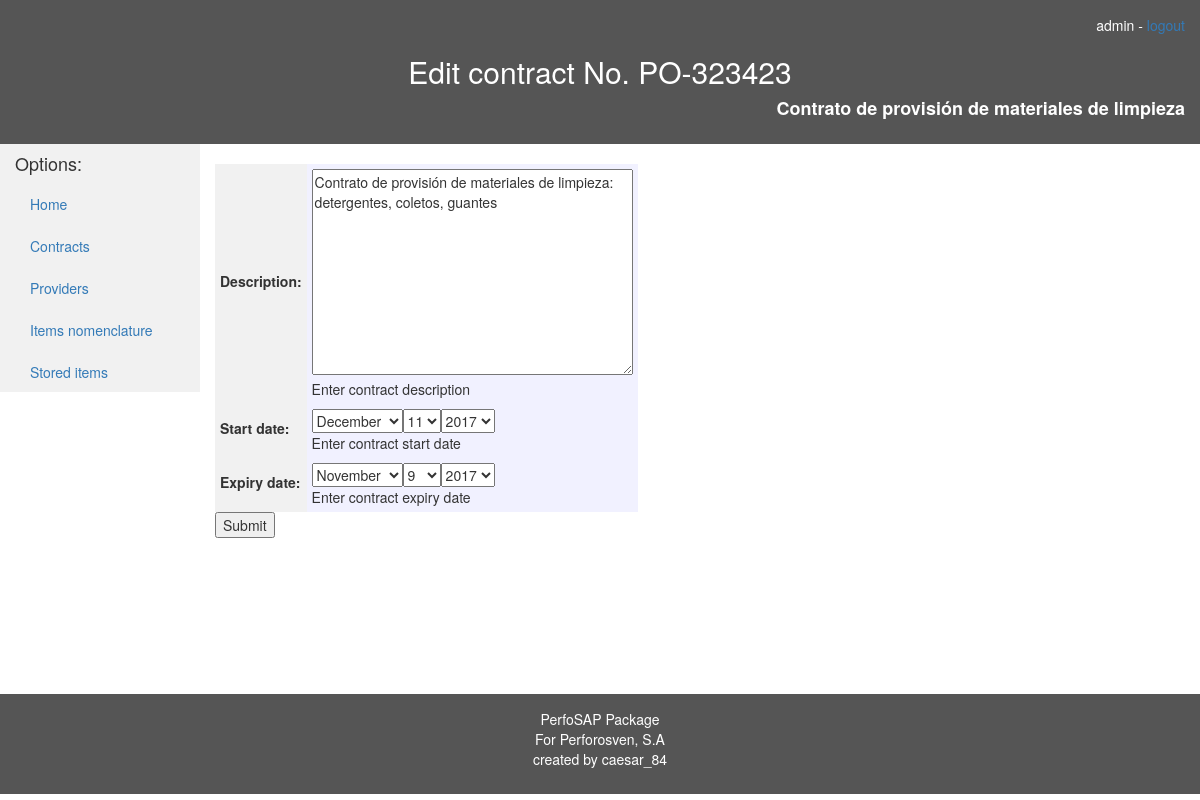
/almacen/contract/3/edit (signed in), run on the app's committed database.
### almacen/models.py (models this page shows, shortened)
class Contract(models.Model):
    name = models.CharField(max_length=100, help_text="Name")
    number = models.CharField(max_length=50, help_text="Contract number")
    description = models.TextField(help_text="Contract description")
    start_date = models.DateField(help_text="Start date")
    expiry_date = models.DateField(help_text="Expiry date")
    class Meta:
        ordering = ["-expiry_date", "start_date", "name"]

### almacen/views.py (the view)
# urls.py: url(r'^contract/(?P<pk>\d+)/edit$', views.edit_contract, name='edit-contract'),
@permission_required('almacen.change_contract')
def edit_contract(request, pk):
    contract = get_object_or_404(Contract, pk=pk)
    if request.method == 'POST':
        form = EditContractForm(request.POST)
        if form.is_valid():
            contract.description = form.cleaned_data['description']
            contract.start_date = form.cleaned_data['start_date']
            contract.expiry_date = form.cleaned_data['expiry_date']
            contract.save()
            return HttpResponseRedirect(reverse('almacen:contract-detail', args=[pk]))
    else:
        today = datetime.date.today()
        form = EditContractForm(initial={
            'description': contract.description,
            'start_date': today,
            'expiry_date': contract.expiry_date
        })
    return render(request, 'almacen/contract_edit.html', {'form': form, 'contract': contract})

### almacen/forms.py (shortened to what this page needs)
class EditContractForm(forms.Form):
    description = forms.CharField(widget=forms.Textarea, help_text="Enter contract description")
    start_date = forms.DateField(widget=SelectDateWidget(), help_text="Enter contract start date")
    expiry_date = forms.DateField(widget=SelectDateWidget(), help_text="Enter contract expiry date", required=False)

### almacen/templates/almacen/contract_edit.html (shortened to what this page needs)
{% extends 'base_template.html' %}
{% block header %}
    <h2 id="center">Edit contract No. {{ contract.number }} </h2>
    <h4><strong>{{ contract.name }} </strong></h4>
{% endblock %}
{% block content %}
    <form action="{% url 'almacen:edit-contract' contract.pk %}" method="post">
            <table>
                {{ form }}
            </table>
        <input type="submit" value="Submit">
    </form>
{% endblock %}

### almacen/templates/base_template.html (shortened to what this page needs)
<!DOCTYPE html>
<html lang="en">
<head>
    <link rel="stylesheet" href="https://maxcdn.bootstrapcdn.com/bootstrap/3.3.7/css/bootstrap.min.css"/>
    {% load static %}
    <link rel="stylesheet" href="{% static 'css/styles.css' %}">
</head>
<body>
<header id="center">
    <div style="text-align: right">
        {% if user.is_authenticated %}
            {{ user.get_username }}
            -
            <a href="{% url 'logout' %}?next={{ request.path }}">logout</a>
        {% else %}
            <p><a href="{% url 'login' %}?next={{ request.path }}">Login</a></p>
        {% endif %}
        {% block header %} {% endblock %}
    </div>
</header>
<div class="container-fluid">
    <div class="content">
        <div class="row">
            <div class="col-sm-2 sidenav">
                <h4>Options: </h4>
                {% block sidebar %}
                    <ul class="nav nav-pills nav-stacked">
                        <li><a href="{% url 'almacen:index' %}">Home</a></li>
                        <li><a href="{% url 'almacen:contracts' %}">Contracts</a></li>
                        <li><a href="{% url 'almacen:providers' %}">Providers</a></li>
                        <li><a href="{% url 'almacen:items' %}">Items nomenclature</a></li>
                        <li><a href="{% url 'almacen:storeditems' %}">Stored items</a></li>
                    </ul>
                {% endblock %}
            </div>
            <div class="col-sm-9 ">
                <br>
                {% block content %}{% endblock %}
            </div>
        </div>
    </div>
</div>
<footer id="center" class="container-fluid">
    <p>
        PerfoSAP Package<br>
        For Perforosven, S.A<br>
        created by caesar_84
    </p>
</footer>
</body>
</html>

### almacen/static/css/styles.css (style rules this page uses)
header, footer { background-color: #555; color: white; padding: 15px; }
.sidenav { background-color: #f1f1f1; height: 100%; }
.content { height: 550px }
#center { text-align: center }
th, td { padding: 5px }
th { background-color:#f1f1f1 }
tr { background-color:#f1f1ff }

### data on the page
Contract: number "PO-323423", name "Contrato de provisión de materiales de limpieza", description "Contrato de provisión de materiales de limpieza: detergentes, coletos, guantes"

### other printed values
{{ user.get_username }} "admin"
